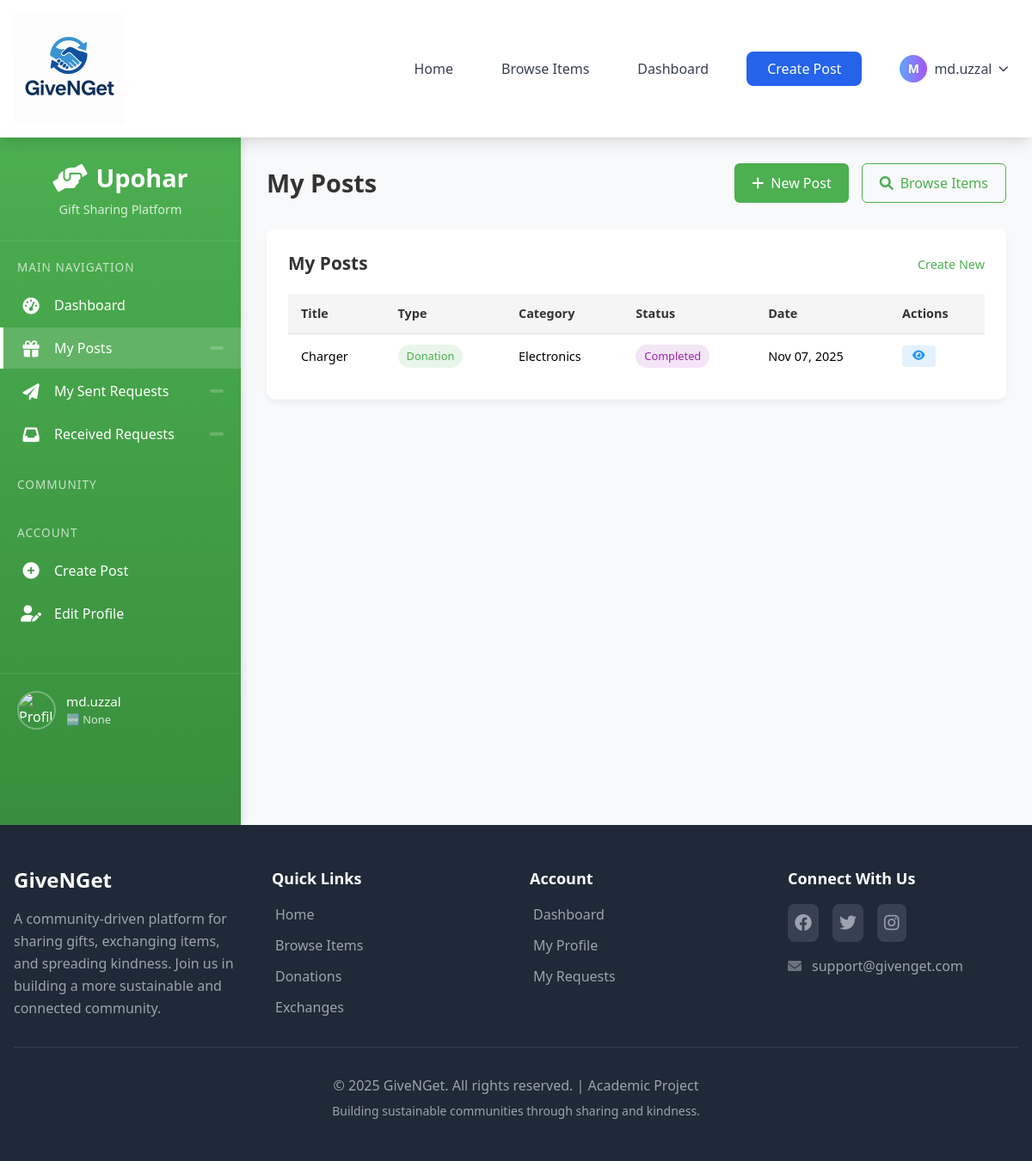
Page /dashboard/?section=my_posts (signed in) on the earlier database version.
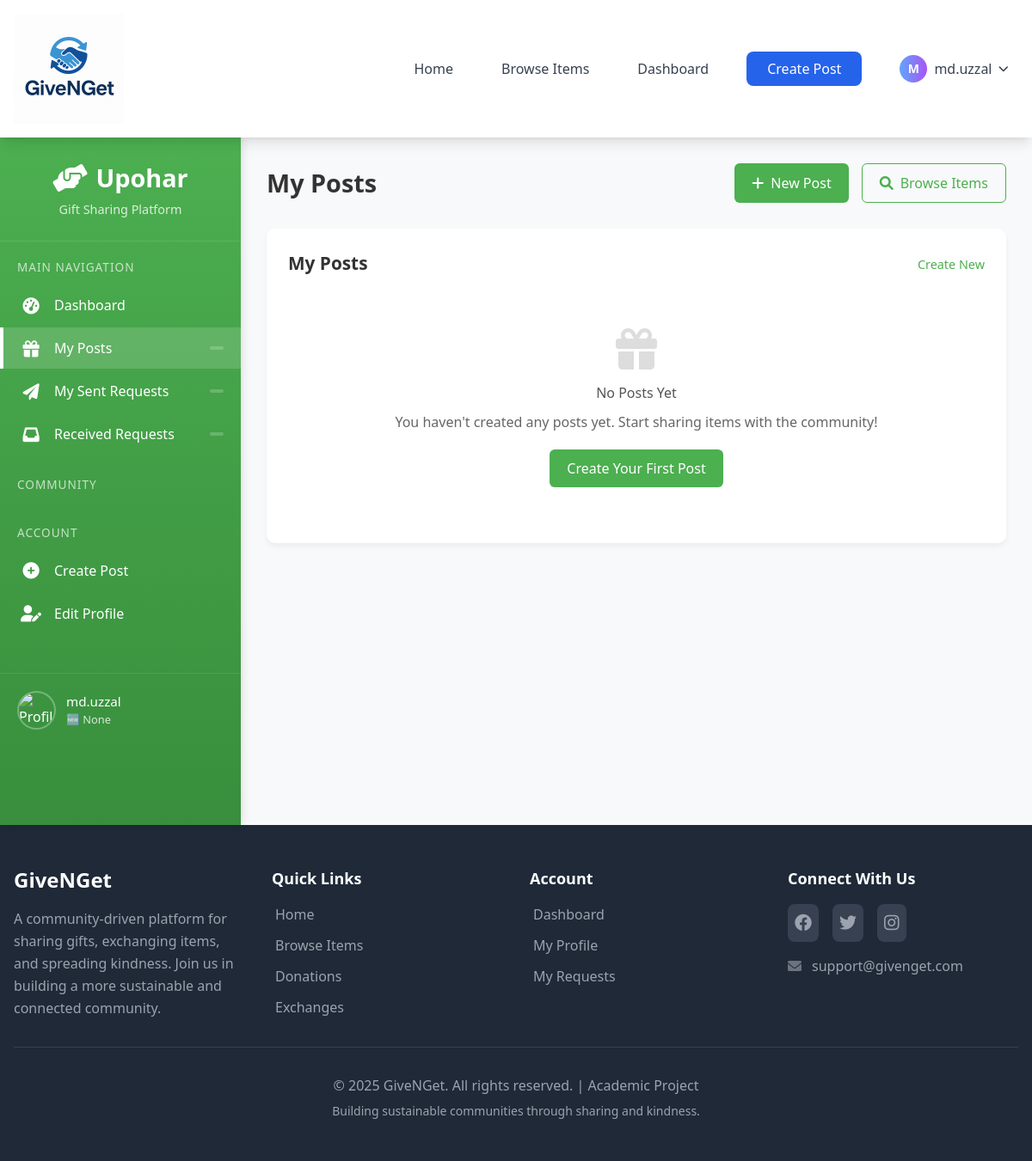
Same page on the later database version.
### Upohar/models.py (models this page shows, shortened)
class UpoharPost(models.Model):
    TYPE_CHOICES = [
        ('donation', 'Donation'),
        ('exchange', 'Exchange'),  # Keep exchange type
    ]
    STATUS_CHOICES = [
        ('available', 'Available'),
        ('requested', 'Requested'),
        ('completed', 'Completed'),
    ]
    donor = models.ForeignKey(User, on_delete=models.CASCADE, related_name='donated_gifts')
    receiver = models.ForeignKey(User, on_delete=models.SET_NULL, null=True, blank=True, related_name='received_gifts')
    category = models.ForeignKey(Category, on_delete=models.SET_NULL, null=True, blank=True)
    type = models.CharField(max_length=20, choices=TYPE_CHOICES, default='donation')  # Keep type field
    title = models.CharField(max_length=200)
    description = models.TextField()
    city = models.CharField(max_length=100, blank=True)
    image = models.ImageField(upload_to='gifts/', null=True, blank=True)
    exchange_item_name = models.CharField(max_length=200, blank=True, null=True)
    exchange_item_description = models.TextField(blank=True, null=True)
    status = models.CharField(max_length=20, choices=STATUS_CHOICES, default='available')
    created_at = models.DateTimeField(default=timezone.now)
    updated_at = models.DateTimeField(auto_now=True)

class Category(models.Model):
    name = models.CharField(max_length=100, unique=True)
    is_active = models.BooleanField(default=True)

### users/views.py (the view)
# urls.py: path('dashboard/', views.dashboard, name='dashboard'),
@login_required
def dashboard(request):
    user = request.user
    context = {'user': user}
    if user.is_active and (user.is_staff or user.is_superuser):
        return admin_dashboard(request)
    return user_dashboard(request)

### users/models.py (called while the page is built)
    @property
    def badge_level(self):
        if self.completed_donations >= 50:
            return '🏅 Super Donor'
        elif self.completed_donations >= 20:
            return '🌟 Regular Donor'
        elif self.completed_donations >= 5:
            return '⭐ Beginner Donor'
        return '🆕 None'

### users/views.py (called while the page is built)
def user_dashboard(request):
    user = request.user
    active_section = request.GET.get('section', 'overview')
    context = {
        'user': user,
        'active_section': active_section,
        'is_admin': False
    }
    if active_section == 'overview':
        context.update(get_user_overview_data(user))
    elif active_section == 'my_posts':
        context.update(get_user_posts_data(user))
    elif active_section == 'my_requests':
        context.update(get_user_requests_data(user))
    elif active_section == 'received_requests':
        context.update(get_user_received_requests_data(user))
    return render(request, 'user_dashboard.html', context)

def get_user_posts_data(user):
    posts = UpoharPost.objects.filter(donor=user).order_by('-created_at')
    return {'user_posts': posts}

### users/templates/user_dashboard.html (shortened to what the changed rows need)
{% extends 'base.html' %}
{% load static %}
{% block content %}
<div class="dashboard-container">
    <main class="dashboard-content">
        <div class="content-header">
            <h1 class="page-title">
                {% if active_section == 'overview' %}Dashboard Overview
                {% elif active_section == 'my_posts' %}My Posts
                {% elif active_section == 'my_requests' %}Sent Requests
                {% elif active_section == 'received_requests' %}Received Requests
                {% endif %}
            </h1>
        </div>
        {% if active_section == 'overview' %}
            <div class="stats-grid">
                <div class="stat-card">
                    <div class="stat-header">
                        <h3 class="stat-title">Total Posts</h3>
                        <div class="stat-icon">
                            <i class="fas fa-gift"></i>
                        </div>
                    </div>
                    <div class="stat-value">{{ total_posts }}</div>
                    <div class="stat-change positive">
                        <i class="fas fa-arrow-up"></i> {{ available_posts }} available
                    </div>
                </div>
                <div class="stat-card">
                    <div class="stat-header">
                        <h3 class="stat-title">Completed</h3>
                        <div class="stat-icon">
                            <i class="fas fa-check-circle"></i>
                        </div>
                    </div>
                    <div class="stat-value">{{ completed_posts }}</div>
                    <div class="stat-change positive">
                        <i class="fas fa-arrow-up"></i> {{ user.completed_donations }} donations
                    </div>
                </div>
                <div class="stat-card">
                    <div class="stat-header">
                        <h3 class="stat-title">Pending Requests</h3>
                        <div class="stat-icon">
                            <i class="fas fa-clock"></i>
                        </div>
                    </div>
                    <div class="stat-value">{{ pending_requests_received }}</div>
                    <div class="stat-change">
                        Need your attention
                    </div>
                </div>
                <div class="stat-card">
                    <div class="stat-header">
                        <h3 class="stat-title">Community Impact</h3>
                        <div class="stat-icon">
                            <i class="fas fa-users"></i>
                        </div>
                    </div>
                    <div class="stat-value">{{ total_users }}</div>
                    <div class="stat-change positive">
                        Active members
                    </div>
                </div>
            </div>
            <div class="content-card">
                <div class="card-header">
                    <h2 class="card-title">Recent Activity</h2>
                    <div class="card-actions">
                        <a href="?section=my_posts">View All</a>
                    </div>
                </div>
                <div class="table-responsive">
                    <table class="dashboard-table">
                        <thead>
                            <tr>
                                <th>Item</th>
                                <th>Type</th>
                                <th>Status</th>
                                <th>Date</th>
                                <th>Actions</th>
                            </tr>
                        </thead>
                        <tbody>
                            {% for post in posts %}
                            <tr>
                                <td>{{ post.title }}</td>
                                <td>
                                    <span class="status-badge {% if post.type == 'donation' %}status-available{% else %}status-pending{% endif %}">
                                        {{ post.get_type_display }}
                                    </span>
                                </td>
                                <td>
                                    <span class="status-badge
                                        {% if post.status == 'available' %}status-available
                                        {% elif post.status == 'requested' %}status-requested
                                        {% elif post.status == 'completed' %}status-completed
                                        {% endif %}">
                                        {{ post.get_status_display }}
                                    </span>
                                </td>
                                <td>{{ post.created_at|date:"M d, Y" }}</td>
                                <td>
                                    <a href="{% url 'post_detail' post.id %}" class="action-btn btn-view">
                                        <i class="fas fa-eye"></i> View
                                    </a>
                                </td>
                            </tr>
                            {% empty %}
                            <tr>
                                <td colspan="5">
                                    <div class="empty-state">
                                        <i class="fas fa-gift"></i>
                                        <h3>No Posts Yet</h3>
                                        <p>You haven't created any posts yet</p>
                                        <a href="{% url 'create_post' %}" class="btn btn-primary">Create Your First Post</a>
                                    </div>
                                </td>
                            </tr>
                            {% endfor %}
                        </tbody>
                    </table>
                </div>
            </div>
        {% elif active_section == 'my_posts' %}
            <div class="content-card">
                <div class="card-header">
                    <h2 class="card-title">My Posts</h2>
                </div>
                {% if user_posts %}
                <div class="table-responsive">
                    <table class="dashboard-table">
                        <thead>
                            <tr>
                                <th>Title</th>
                                <th>Type</th>
                                <th>Category</th>
                                <th>Status</th>
                                <th>Date</th>
                                <th>Actions</th>
                            </tr>
                        </thead>
                        <tbody>
                            {% for post in user_posts %}
                            <tr>
                                <td>{{ post.title }}</td>
                                <td>
                                    <span class="status-badge {% if post.type == 'donation' %}status-available{% else %}status-pending{% endif %}">
                                        {{ post.get_type_display }}
                                    </span>
                                </td>
                                <td>{% if post.category %}{{ post.category.name }}{% else %}Uncategorized{% endif %}</td>
                                <td>
                                    <span class="status-badge
                                        {% if post.status == 'available' %}status-available
                                        {% elif post.status == 'requested' %}status-requested
                                        {% elif post.status == 'completed' %}status-completed
                                        {% endif %}">
                                        {{ post.get_status_display }}
                                    </span>
                                </td>
                                <td>{{ post.created_at|date:"M d, Y" }}</td>
                                <td>
                                    <a href="{% url 'post_detail' post.id %}" class="action-btn btn-view">
                                        <i class="fas fa-eye"></i>
                                    </a>
                                </td>
                            </tr>
                            {% endfor %}
                        </tbody>
                    </table>
                </div>
                {% else %}
                <div class="empty-state">
                    <i class="fas fa-gift"></i>
                    <h3>No Posts Yet</h3>
                    <p>You haven't created any posts yet. Start sharing items with the community!</p>
                    <a href="{% url 'create_post' %}" class="btn btn-primary">Create Your First Post</a>
                </div>
                {% endif %}
            </div>
        {% endif %}
    </main>
</div>
{% endblock %}

Differences in the rows shown:
removed UpoharPost: title "Charger", type "Donation", category.name "Electronics", status "Completed", created_at "Nov 07, 2025"
Other differences:
text no longer shown: "Title Type Category Status Date Actions"
text now shown: "No Posts Yet You haven't created any posts yet. Start sharing items with the community! Create Your First Post"
